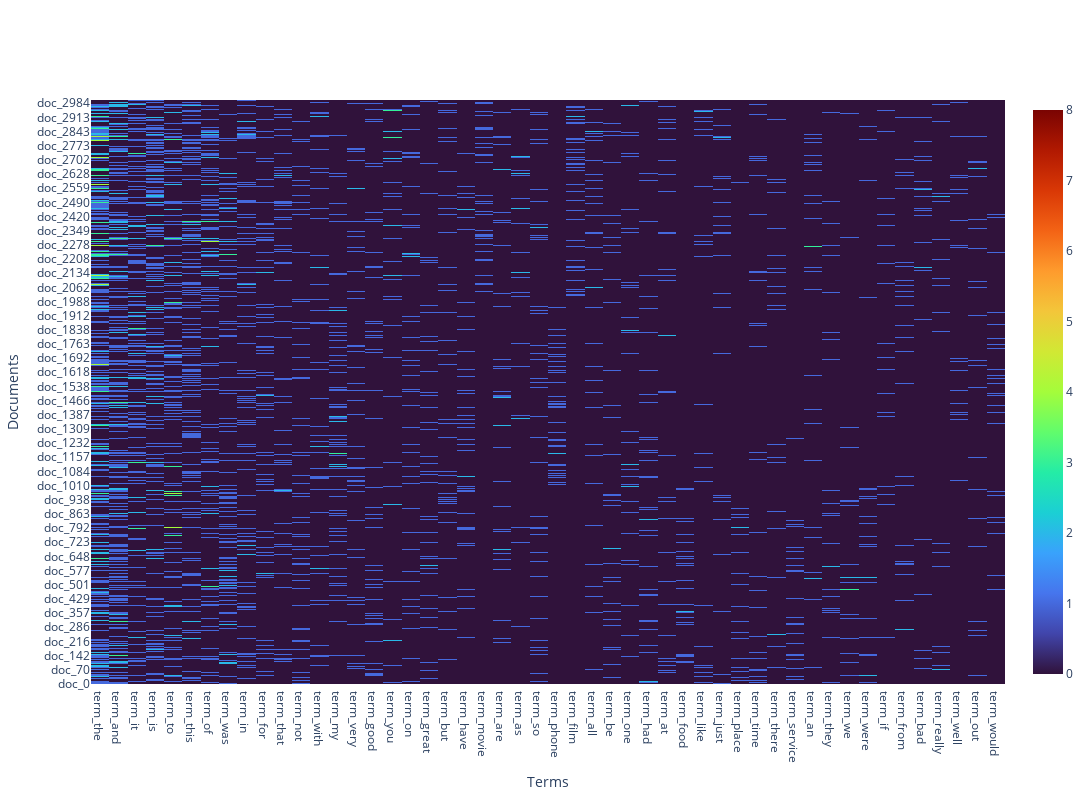

Notebook source saved alongside this figure:
### Markdown cell above
比起 Task 1 使用的`fetch_20newsgroups` dataset, Task 2 的 text 多為短句，因此在詞頻統計上，比前者小了很多！

同 Task 1 一樣改用`plotly`進行繪圖，但由於資料集不同進行以下調整：

1. 改取 top 50 常出現的單字
2. 選擇含有至少 1 個以上 top 50 常見字的 document！

### Code cell
# Another answer
word_freq = df_counts.toarray().sum(axis=0)

# Get the top 50 indices that would sort the sums in descending order
top_50_indices = np.argsort(word_freq)[::-1][:50]

# get the frequency of those indices
top_50_word_freq = word_freq[top_50_indices]


plot_x_top50 = [
    "term_" + str(i) for i in count_vect.get_feature_names_out()[top_50_indices]
]

plot_z_50voc = df_counts[:, top_50_indices].toarray()


# thresholds for filtering rows
row_threshold = 0.5

# screen the rows by thresholds we set
filtered_rows = [i for i, row in enumerate(plot_z_50voc) if sum(row) > row_threshold]

# keep the filtered rows
filtered_data = plot_z_50voc[filtered_rows]
filtered_y = ["doc_" + str(i) for i in filtered_rows]

# plot
trace = go.Heatmap(z=filtered_data, x=plot_x_top50, y=filtered_y, colorscale="Turbo")

layout = go.Layout(
    xaxis=dict(title="Terms"), yaxis=dict(title="Documents"), width=1200, height=800
)
fig = go.Figure(data=[trace], layout=layout)
fig.show()

### Figure 1 — Plotly figure (JSON) as saved in the notebook; plotly's stock layout.template omitted (floating-point values rounded to 4 significant figures; data arrays with more than 128 entries replaced by an {"elided": "..."} marker saying what was removed)
{"data": [{"colorscale": [[0, "#30123b"], [0.07143, "#4145ab"], [0.1429, "#4675ed"], [0.2143, "#39a2fc"], [0.2857, "#1bcfd4"], [0.3571, "#24eca6"], [0.4286, "#61fc6c"], [0.5, "#a4fc3b"], [0.5714, "#d1e834"], [0.6429, "#f3c63a"], [0.7143, "#fe9b2d"], [0.7857, "#f36315"], [0.8571, "#d93806"], [0.9286, "#b11901"], [1, "#7a0402"]], "type": "heatmap", "x": ["term_the", "term_and", "term_it", "term_is", "term_to", "term_this", "term_of", "term_was", "term_in", "term_for", "term_that", "term_not", "term_with", "term_my", "term_very", "term_good", "term_you", "term_on", "term_great", "term_but", "term_have", "term_movie", "term_are", "term_as", "term_so", "term_phone", "term_film", "term_all", "term_be", "term_one", "term_had", "term_at", "term_food", "term_like", "term_just", "term_place", "term_time", "term_there", "term_service", "term_an", "term_they", "term_we", "term_were", "term_if", "term_from", "term_bad", "term_really", "term_well", "term_out", "term_would"], "y": {"elided": "2845 str values"}, "z": {"elided": "2845x50 int values"}}], "layout": {"height": 800, "width": 1200, "xaxis": {"title": {"text": "Terms"}}, "yaxis": {"title": {"text": "Documents"}}}}
